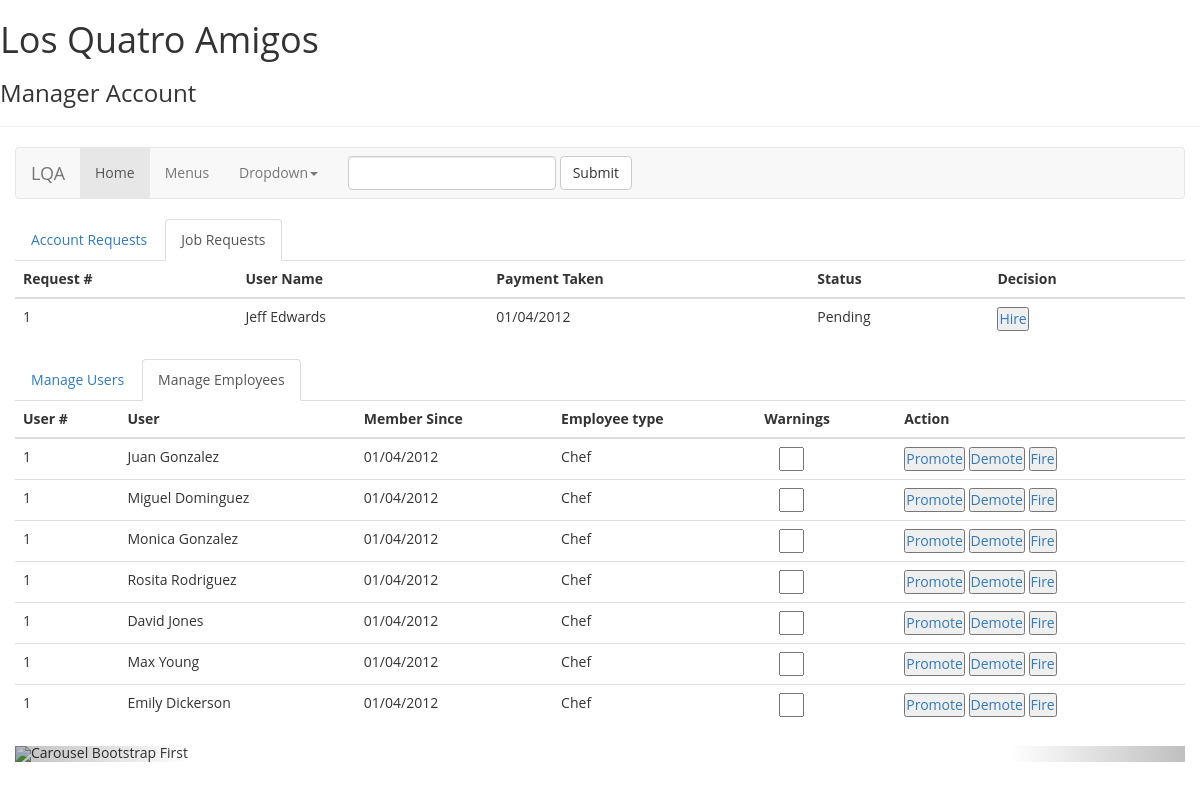
The page /hire_employee/C1 on the database its author committed.
### tables this page shows
CREATE TABLE employees (
    emp_id VARCHAR(5) not null,
    password varchar(20) not null,
    emp_fname varchar(20) not null,
    emp_lname varchar(20) not null,
    address varchar(40) not null,
    city varchar(20) not null,
    state nchar(2) not null,
    postal char(5) not null,
    apt varchar(5),
    phone nchar(10) not null,
    ssn varchar(9),
    birthdate DATE not null,
    salary decimal(5,2) not null,
    date_hired [timestamp] timestamp,
    hired nchar(1) not null,
    demotions int,
    compliments int,
    complaints int,
    PRIMARY KEY (emp_id)
    );

### app/models/views.py (the view)
@app.route('/hire_employee/<empl_name>', methods=['GET'])
def hire(empl_name):
    hire_employee(empl_name)
    return view_management_page()

### app/models/models.py (called while the page is built)
def select_all_unregistered_users():
    with sql.connect("losquatroamigos.db") as con:
        cur = con.cursor()
        result = cur.execute("SELECT * FROM users WHERE registered = 0").fetchall()
    return result

def select_all_registered_users():
    with sql.connect("losquatroamigos.db") as con:
        cur = con.cursor()
        result = cur.execute("SELECT * FROM users").fetchall()
    return result

def select_all_hired_employees():
    with sql.connect("losquatroamigos.db") as con:
        cur = con.cursor()
        result = cur.execute("SELECT * FROM employees WHERE hired = 1").fetchall()
    return result

def select_all_pending_employees():
    with sql.connect("losquatroamigos.db") as con:
        cur = con.cursor()
        result = cur.execute("SELECT * FROM employees WHERE hired = 0").fetchall()
    return result

def hire_employee(emp_id):
    with sql.connect("losquatroamigos.db") as con:
        cur = con.cursor()
        cur.execute("UPDATE employees SET hired = 1 where emp_id ='%s'" %emp_id)
        con.commit()

### app/models/views.py (called while the page is built)
@app.route('/loginManager')
def view_management_page():
    unregistered_users = select_all_unregistered_users()
    registered = select_all_registered_users()
    hired_employees = select_all_hired_employees()
    unhired_employees = select_all_pending_employees()
    return render_template("loginMANAGER.html", registered_users=registered, unregistered=unregistered_users, hired_employees=hired_employees, unhired_employees=unhired_employees )

### app/templates/loginMANAGER.html (shortened to what this page needs)
<!DOCTYPE html>
<html lang="en">
  <head>
      <link href="{{ url_for('static', filename='style.css') }}" rel="stylesheet">
    <link href="{{ url_for('static', filename='bootstrap/css/bootstrap.css') }}" rel="stylesheet">
  </head>
  <body>
    <div class="header">
        <h1> Los Quatro Amigos</h1>  <h3> Manager Account</h3>
    </div>
    <hr>
    <div class="container-fluid">
	<div class="row">
		<div class="col-md-12">
			<nav class="navbar navbar-default" role="navigation">
				<div class="navbar-header">
					 <a class="navbar-brand" href="#">LQA</a>
				</div>
				<div class="collapse navbar-collapse" id="bs-example-navbar-collapse-1">
					<ul class="nav navbar-nav">
						<li class="active">
							<a href="#">Home</a>
						</li>
						<li>
 							<a href="#">Menus</a>
						</li>
						<li class="dropdown">
							 <a href="#" class="dropdown-toggle" data-toggle="dropdown">Dropdown<strong class="caret"></strong></a>
						</li>
					</ul>
					<form class="navbar-form navbar-left" role="search">
						<div class="form-group">
							<input type="text" class="form-control">
						</div>
						<button type="submit" class="btn btn-default">
							Submit
						</button>
					</form>
				</div>
			</nav>
			<div class="row">
				<div class="col-md-12">
					<div class="tabbable" id="tabs-480363">
						<ul class="nav nav-tabs">
							<li>
								<a href="#panel-account-requests" data-toggle="tab">Account Requests</a>
							</li>
							<li class="active">
								<a href="#panel-343430" data-toggle="tab">Job Requests</a>
							</li>
						</ul>
						<div class="tab-content">
							<div class="tab-pane active" id="panel-343430">
                                <table class="table">
                                        <thead>
                                        <tr>
                                            <th>
                                                Request #
                                            </th>
                                            <th>
                                                User Name
                                            </th>
                                            <th>
                                                Payment Taken
                                            </th>
                                            <th>
                                                Status
                                            </th>
                                            <th>
                                                Decision
                                            </th>
                                        </tr>
                                        </thead>
                                    <tbody>
                                        {% for unhired_employee in unhired_employees %}
                                        <tr>
                                            <td>
                                                1
                                            </td>
                                            <td>
                                                {{ unhired_employee[2] }} {{ unhired_employee[3] }}
                                            </td>
                                            <td>
                                                01/04/2012
                                            </td>
                                            <td>
                                                Pending
                                            </td>
                                            <td>
                                                <button type="button" ><a href="{{ url_for('hire', empl_name=unhired_employee[0]) }}">Hire </a></button>
                                            </td>
                                        </tr>
                                     {% endfor %}
                                    </tbody>
                                </table>
							</div>
						</div>
					</div>
					<div class="tabbable" id="tabs-100484">
						<ul class="nav nav-tabs">
							<li>
								<a href="#panel-968595" data-toggle="tab">Manage Users</a>
							</li>
							<li class="active">
								<a href="#panel-204145" data-toggle="tab">Manage Employees</a>
							</li>
						</ul>
						<div class="tab-content">
							<div class="tab-pane active" id="panel-204145">
                                <table class="table">
                                    <thead>
                                    <tr>
                                        <th>
                                            User #
                                        </th>
                                        <th>
                                            User
                                        </th>
                                        <th>
                                            Member Since
                                        </th>
                                        <th>
                                            Employee type
                                        </th>
                                        <th>
                                            Warnings
                                        </th>
                                        <th>
                                            Action
                                        </th>
                                    </tr>
                                    </thead>
                                    <tbody>
                                     {% for employees in hired_employees %}
                                        <tr>
                                            <td>
                                                1
                                            </td>
                                            <td>
                                                {{employees[2]}} {{employees[3]}}
                                            </td>
                                            <td>
                                                01/04/2012
                                            </td>
                                            <td>
                                                Chef
                                            </td>
                                            <td>
                                                <form >
                                                    <span class="glyphicon glyphicon-warning-sign"></span> <input type="text" name="first_name" style="width: 25px"/>
                                                </form>
                                            </td>
                                            <td>
                                                <button type="button" ><a href="{{ url_for('promote', empl_name=employees[0]) }}"> Promote </a></button>
                                                <button type="button" ><a href="{{ url_for('demote', empl_name=employees[0]) }}"> Demote </a></button>
                                                <button type="button" ><a href="{{ url_for('fire', empl_name=employees[0]) }}"> Fire </a></button>
                                            </td>
                                        </tr>
                                     {% endfor %}
                                    </tbody>
                                </table>
							</div>
						</div>
					</div>
					<div class="row">
						<div class="col-md-3">
						</div>
						<div class="col-md-3">
						</div>
						<div class="col-md-3">
						</div>
						<div class="col-md-3">
						</div>
					</div>
					<div class="carousel slide" id="carousel-361270">
						<ol class="carousel-indicators">
							<li class="active" data-slide-to="1" data-target="#carousel-361270">
							</li>
							<li data-slide-to="2" data-target="#carousel-361270">
							</li>
							<li data-slide-to="3" data-target="#carousel-361270">
							</li>
                            <li data-slide-to="4" data-target="#carousel-361270">
                            </li>
						</ol>
						<div class="carousel-inner">
							<div class="item active">
								<img alt="Carousel Bootstrap First" src="https://www.okchicas.com/wp-content/uploads/2016/02/Comida-mexicana-17.jpg" style="margin-left: auto; margin-right: auto ">
							</div>
						</div> <a class="left carousel-control" href="#carousel-361270" data-slide="prev"><span class="glyphicon glyphicon-chevron-left"></span></a> <a class="right carousel-control" href="#carousel-361270" data-slide="next"><span class="glyphicon glyphicon-chevron-right"></span></a>
					</div>
				</div>
			</div>
		</div>
	</div>
</div>
  </body>
</html>

### app/static/style.css (style rules this page uses)
* { margin: 0px auto; padding: 0px; font-family: 'Open Sans', sans-serif; }

### rows shown on the page
employees: emp_fname "Jeff", emp_lname "Edwards"
employees: emp_fname "Juan", emp_lname "Gonzalez"
employees: emp_fname "Miguel", emp_lname "Dominguez"
employees: emp_fname "Monica", emp_lname "Gonzalez"
employees: emp_fname "Rosita", emp_lname "Rodriguez"
employees: emp_fname "David", emp_lname "Jones"
employees: emp_fname "Max", emp_lname "Young"
employees: emp_fname "Emily", emp_lname "Dickerson"
